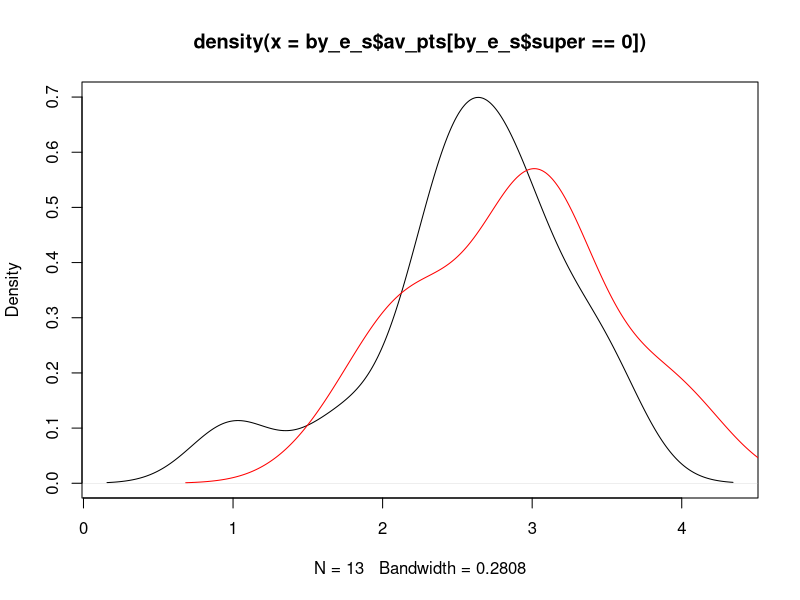

Source code (R): (Note: this script raises an error after producing the figure.)
## ---- chunk 1
library(foreign)
raw <- read.csv("538_presidential_endorsements.csv",
               stringsAsFactors = FALSE)
## ---- chunk 2
# install.packages("dplyr")
library(dplyr)
## ---- chunk 3
# Explicitly selecting variables one-by-one
df_sub1 <- raw %>%
  dplyr::select(position,
                endorsee)

# Selecting multiple variables at once
df_sub2 <- raw %>%
  dplyr::select(position,
                endorsee,
                source:drop_date) #Selecting a number of columns. 
names(df_sub2)
# Later we will also learn a few additional tricks using helper functions
## ---- chunk 4
df_sub3 <- raw %>%
  dplyr::select(-source)
## ---- chunk 5
df_sub3 <- raw %>%
  dplyr::select(date,
                endorsee,
                endorser,
                points)
## ---- chunk 6
names(raw)
df <- raw %>%
  dplyr::select(endorse_date = date,
                endorser_party = endorser.party,
                everything())
## ---- chunk 7
df_endorse <- df %>%
  dplyr::select(contains("endorse"))
names(df_endorse)
## ---- chunk 8
df_startsp <- df %>%
  dplyr::select(starts_with("p"))
names(df_startsp)
## ---- chunk 9
table(df$endorser_party) 
df_nondem <- df %>%
  filter(endorser_party != "D")
## ---- chunk 10
table(is.na(df$endorsee))
## ---- chunk 11
df_nona <- df %>%
  filter(!is.na(endorsee))
## ---- chunk 12
super_tuesday <- c("AL", "AR", "CA", "CO", "ME", "MA", "MN", "NC", "OK", "TN", "TX", "UT", "VT", "VA")
df_super <- df %>%
  filter(state %in% super_tuesday)
## ---- chunk 13
head(df$state)
test1 <- df %>%
  filter(state %in% c("CA", "TX"))
nrow(test1)
head(test1$state)

test2 <- df %>%
  filter(state == c("CA", "TX"))
nrow(test2)
head(test2$state)
## ---- chunk 14
table(df$points)
df_rescaled <- df %>%
  dplyr::mutate(points_rescaled = points/10)
## ---- chunk 15
df_super2 <- df %>%
  mutate(super = ifelse(state %in% super_tuesday, 1, 0))
## ---- chunk 16
df_drop <- df %>% 
  mutate(drop = replace(drop, endorsee == "Cory Booker", 1))
## ---- chunk 17
df_super_alt <- df %>%
  mutate(newvar = case_when(
    state %in% super_tuesday ~ 1, #Read: "If state is part of super_tuesday"
    T ~ 0 #Read: "In all other cases"
  ))
## ---- chunk 18
table(df$position)
df_regroup <- df %>%
  mutate(position_redux = case_when(
    position %in% c("past president",
                    "past vice president")  ~ "Former government",
    position == "governor" ~ "Governor", 
    position %in% c("senator", "representative") ~ "Member of Congress",
    T ~ "Other"
  ))
table(df_regroup$position_redux)
## ---- chunk 19
df_new <- raw %>%
  
  # Renaming endorser_party variable
  # selecting remainding variables minus source variable
  dplyr::select(endorse_date = date,
                endorser_party = endorser.party,
                everything(),
                -source) %>%
  
  # Creating Super Tuesday variable
  mutate(super = ifelse(state %in% super_tuesday, 1, 0)) %>%
  
  # recoding drop variable
  mutate(drop = replace(drop, endorsee == "Cory Booker", 1)) %>%
  
  # Coding alternative position variable
  mutate(position_redux = case_when(
    position %in% c("past president",
                    "past vice president")  ~ "Former government",
    position == "governor" ~ "Governor", 
    position %in% c("senator", "representative") ~ "Member of Congress",
    T ~ "Other"
  ))
## ---- chunk 20
by_endorsee <- df_new %>%
  group_by(endorsee) %>%
  summarize(av_pts = mean(points, na.rm = T),
            tot_pts = sum(points, na.rm = T))
## ---- chunk 21
by_endorsee <- df_new %>%
  filter(!is.na(endorsee)) %>%
  group_by(endorsee) %>%
  summarize(av_pts = mean(points, na.rm = T),
            tot_pts = sum(points, na.rm = T))
## ---- chunk 22
by_endorsee <- df_new %>%
  filter(!is.na(endorsee)) %>%
  group_by(endorsee) %>%
  summarize(av_pts = mean(points, na.rm = T),
            tot_pts = sum(points, na.rm = T),
            count_endorsement = n()) #counts the number of observations
## ---- chunk 23
by_e_s <- df_new %>%
  filter(!is.na(endorsee)) %>%
  group_by(endorsee, super) %>%
  summarize(av_pts = mean(points, na.rm = T),
            tot_pts = sum(points, na.rm = T),
            count_endorsement = n()) #counts the number of observations
## ---- chunk 24
{plot(density(by_e_s$av_pts[by_e_s$super == 0]))
lines(density(by_e_s$av_pts[by_e_s$super == 1]),
      col = "red")}
## ---- chunk 25
pleasedont <- df_new %>%
  filter(!is.na(endorsee)) %>%
  
  group_by(endorsee) %>%
  mutate(count_endorsement = n())
## ---- chunk 26
by_endorsee <- df_new %>%
  filter(!is.na(endorsee)) %>%
  group_by(endorsee) %>%
  summarize(av_pts = mean(points, na.rm = T),
            tot_pts = sum(points, na.rm = T),
            count_endorsement = n()) %>%
  
  # ordering output
  arrange(count_endorsement)
## ---- chunk 27
by_endorsee <- df_new %>%
  filter(!is.na(endorsee)) %>%
  group_by(endorsee) %>%
  summarize(av_pts = mean(points, na.rm = T),
            tot_pts = sum(points, na.rm = T),
            count_endorsement = n()) %>%
  
  # ordering output
  arrange(desc(av_pts)) # - works too but I find it confusing
## ---- chunk 28
by_endorsee <- df_new %>%
  filter(!is.na(endorsee)) %>%
  group_by(endorsee) %>%
  summarize(av_pts = mean(points, na.rm = T),
            tot_pts = sum(points, na.rm = T),
            count_endorsement = n()) %>%
  
  # ordering output
  arrange(desc(count_endorsement), desc(av_pts))
## ---- chunk 29
by_endorsee_top10 <- df_new %>%
  filter(!is.na(endorsee)) %>%
  group_by(endorsee) %>%
  summarize(av_pts = mean(points, na.rm = T),
            tot_pts = sum(points, na.rm = T),
            count_endorsement = n()) %>%
  
  # ordering output
  arrange(desc(count_endorsement), desc(av_pts)) %>%
  
  # only the top ten
  slice(1:10)
## ---- chunk 30
# write.dta(df_new, "highest_endorsements.dta")
## ---- chunk 31
#install.packages("lubridate")
library(lubridate)
## ---- chunk 32
dates <- c("2020-01-17", "2020.01.17", "2020-1-17")
ymd(dates)
## ---- chunk 33
dates2 <- c("01-17-2020", "01.17.2020", "1-17-2020")
mdy(dates2)
## ---- chunk 34
table(df_new$drop_date)
head(table(df_new$endorse_date))
df_new <- df_new %>%
  mutate(endorse_date = dmy(endorse_date),
         drop_date = ymd(drop_date))
## ---- chunk 35
df_new <- df_new %>%
  mutate(endorse_year = year(endorse_date),
         endorse_month = month(endorse_date)) 
## ---- chunk 36
df_drop_endorse <- df_new %>%
  filter(drop == 1) %>%
  group_by(endorse_year, endorse_month) %>%
  summarise(count = n())
## ---- chunk 37
df_drop_duration <- df_new %>%
  filter(drop == 1) %>%
  group_by(endorsee) %>%
  filter(endorse_date == max(endorse_date)) %>%
  ungroup() %>%
  mutate(dur = interval(endorse_date, drop_date),
         dur_days = dur/days(1)) %>%
  arrange(dur_days)
## ---- chunk 38
dob <- ymd("1987-1-19")
today <- ymd("2020-01-17")
interval(dob, today)/days(1)
## ---- chunk 39
wday(dob, label = T)
## ---- chunk 40
library(haven)
# load datasets 
w38.df <- haven::read_dta("ATP_W38.dta")
w39.df <- haven::read_dta("ATP_W39.dta")
## ---- chunk 41
# View(w38.df)
## ---- chunk 42
attributes(w38.df$VTPLAN_W38)
attributes(w39.df$VOTED_ATP_W39)
# attributes(w38.df$F_PARTY_FINAL)
# attributes(w38.df$F_IDEO)
## ---- chunk 43
w39.df <- w39.df %>%
  mutate(party_cat = case_when(
    F_PARTY_FINAL == "2" ~ "dem",
    F_PARTY_FINAL == "1" ~ "rep",
    F_PARTY_FINAL == "3" ~ "ind",
    T ~ "other"
  ))
table(w39.df$party_cat)
table(w39.df$party_cat)/nrow(w39.df)*100
## ---- chunk 44
full_wrong <- full_join(w38.df, w39.df, by = "F_PARTY_FINAL")
nrow(full_wrong)
## ---- chunk 45
full_alsowrong <- full_join(w38.df, w39.df)
nrow(full_alsowrong)
## ---- chunk 46
names(w38.df)
w38.df <- w38.df %>% 
  dplyr::select(QKEY:VTPLAN_W38,
                F_PARTY_FINAL_W38 = F_PARTY_FINAL,
                F_IDEO_W38 = F_IDEO)
names(w38.df)
## ---- chunk 47
w39.df <- w39.df %>% 
  dplyr::select(QKEY:VOTED_ATP_W39,
                F_PARTY_FINAL_W39 = F_PARTY_FINAL, 
                F_IDEO_W39 = F_IDEO)
names(w39.df)
## ---- chunk 48
merged_full <- full_join(w38.df, w39.df, by = "QKEY")
names(merged_full)
nrow(merged_full)
## ---- chunk 49
merged_inner <- inner_join(w38.df, w39.df, by = "QKEY") 
head(merged_inner)
nrow(merged_inner)
## ---- chunk 50
merged_left <- left_join(w38.df, w39.df, by = c("QKEY"))
nrow(w38.df) == nrow(merged_left)
## ---- chunk 51
merged_right <- right_join(w39.df, w38.df, by = c("QKEY"))
nrow(w38.df) == nrow(merged_right)
## ---- chunk 52
library(tidyr)
names(merged_inner)
df_long_small <- merged_inner %>%
  
  dplyr::select(QKEY,
                contains("POL1DT")) %>%
  
  pivot_longer(names_to = "wave",
               values_to = "trump_approval",
               cols = -QKEY) # Everything except the QKEY

# We could have also written cols = c("POL1DT_W38", "POL1DT_W39")

head(df_long_small)
## ---- chunk 53
# df_long_all <- merged_inner %>%
#   
#   pivot_longer(names_to = "variable",
#                values_to = "value",
#                cols = -QKEY)
## ---- chunk 54
df_long_all <- as_factor(merged_inner) %>%
  
  pivot_longer(names_to = "variable",
               values_to = "value",
               cols = -QKEY)
## ---- chunk 55
names(merged_inner)
df_long <- as_factor(merged_inner) %>%
  
  dplyr::select(QKEY,
                trump_w38 = POL1DT_W38,
                trump_w39 = POL1DT_W39,
                ideo_w38 = F_IDEO_W38,
                ideo_w39 = F_IDEO_W39,
                party_w38 = F_PARTY_FINAL_W38,
                party_w39 = F_PARTY_FINAL_W39) %>%
  
  pivot_longer(names_to = "variable",
               values_to = "value",
               cols = contains("trump"))

## Please inspect the output to reason about what happened above!

# Lets select all variables using a combination of multiple contains.
# Note that this is for instructional purposes only,
# in reality we would probably again use -QKEY
df_long <- as_factor(merged_inner) %>%
  
  dplyr::select(QKEY,
                trump_w38 = POL1DT_W38,
                trump_w39 = POL1DT_W39,
                ideo_w38 = F_IDEO_W38,
                ideo_w39 = F_IDEO_W39,
                party_w38 = F_PARTY_FINAL_W38,
                party_w39 = F_PARTY_FINAL_W39) %>%
  
  pivot_longer(names_to = "variable",
               values_to = "value",
               cols = c(contains("trump"), 
                        contains("ideo"), 
                        contains("par")))
## ---- chunk 56
df_long <- as_factor(merged_inner) %>%
  
  dplyr::select(QKEY,
                trump_38 = POL1DT_W38,
                trump_39 = POL1DT_W39,
                ideo_38 = F_IDEO_W38,
                ideo_39 = F_IDEO_W39,
                party_38 = F_PARTY_FINAL_W38,
                party_39 = F_PARTY_FINAL_W39) %>%
  
  pivot_longer(names_to = "variable",
               values_to = "value",
               cols = -QKEY) %>%
  
  separate(variable, c("var", "wave"))
## ---- chunk 57
df_change <- df_long %>%
  mutate(wave = as.numeric(wave)) %>%
  group_by(QKEY, var) %>%
  mutate(value_lag = lag(value)) %>%
  ungroup() %>%
  mutate(change = ifelse(value != value_lag, 1, 0))

# Only 0.06% of answers changed
sum(df_change$change, na.rm = T)/length(unique(df_change$QKEY))
## ---- chunk 58
names(df_long)
df_wide <- df_long %>%
  pivot_wider(names_from = var,
              values_from = value) %>%
  
  #Cleaning issues w/ levels
  droplevels() # drops empty factor levels
## ---- chunk 59
df_approval1 <- df_wide %>%
  filter(trump != "Refused") %>%
  group_by(wave, trump) %>%
  summarise(count = n()) %>%
  
  # Creating percentage
  ungroup() %>%
  group_by(wave) %>%
  mutate(perc = 100/sum(count)*count)
df_approval1
## ---- chunk 60
df_approval2 <- df_wide %>%
  filter(trump != "Refused",
         ideo != "Refused") %>%
  group_by(wave, trump, ideo) %>%
  summarise(count = n()) %>%
  
  # Creating percentage
  # Here, the baseline is all people in a certain ideology group per wave
  ungroup() %>%
  group_by(wave, ideo) %>%
  mutate(perc = 100/sum(count)*count) %>%
  filter(trump == "Approve")
  
library(ggplot2)
ggplot(df_approval2,
       aes(x = ideo, y = perc, fill = wave)) +
  geom_bar(stat = "identity", position = position_dodge())
## ---- chunk 61
names(df_long)
df_wider <- df_long %>%
  pivot_wider(names_from = c(var, wave),
              values_from = value)
